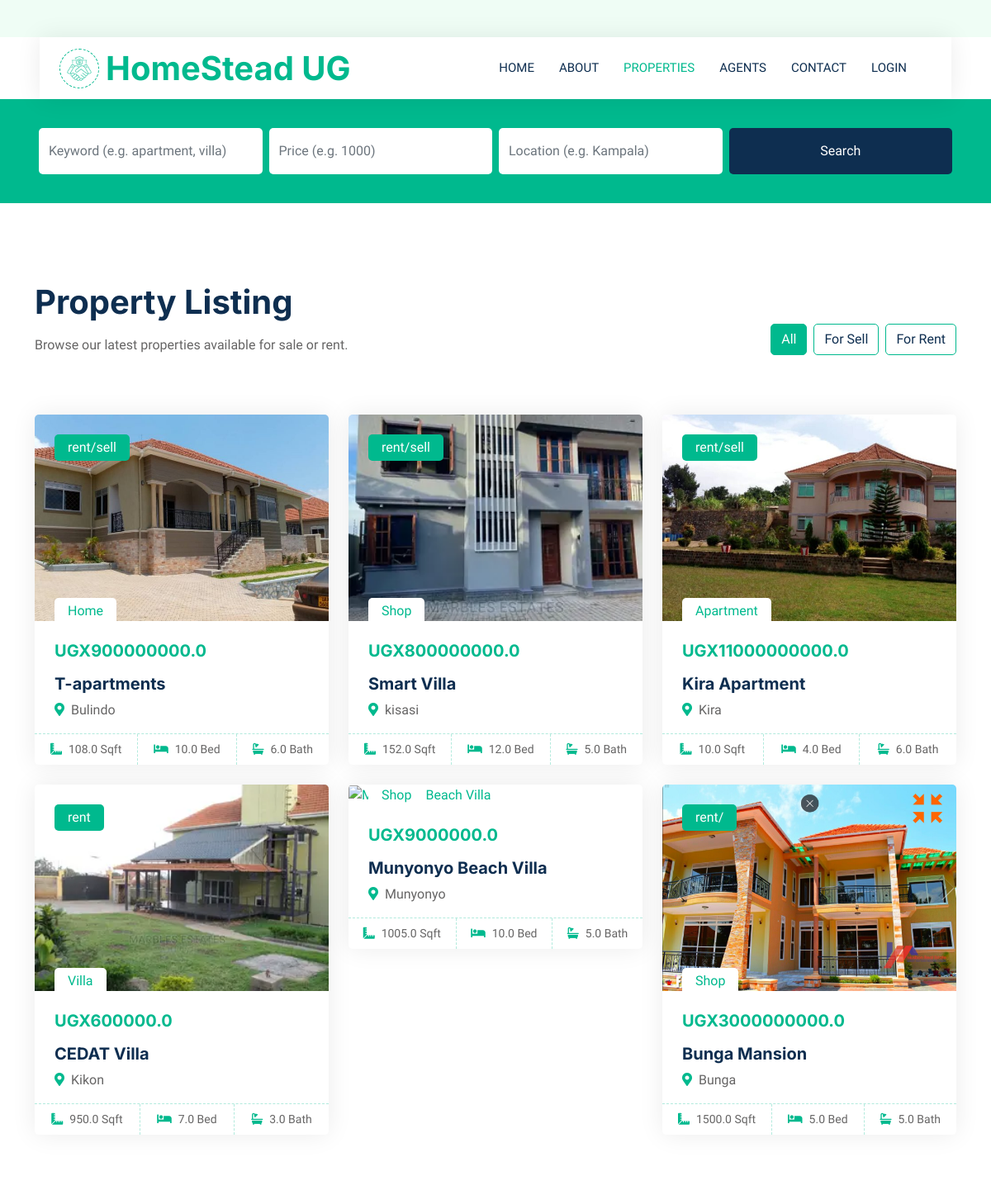
/listings/ (upper part), run on an earlier commit of the app's database.
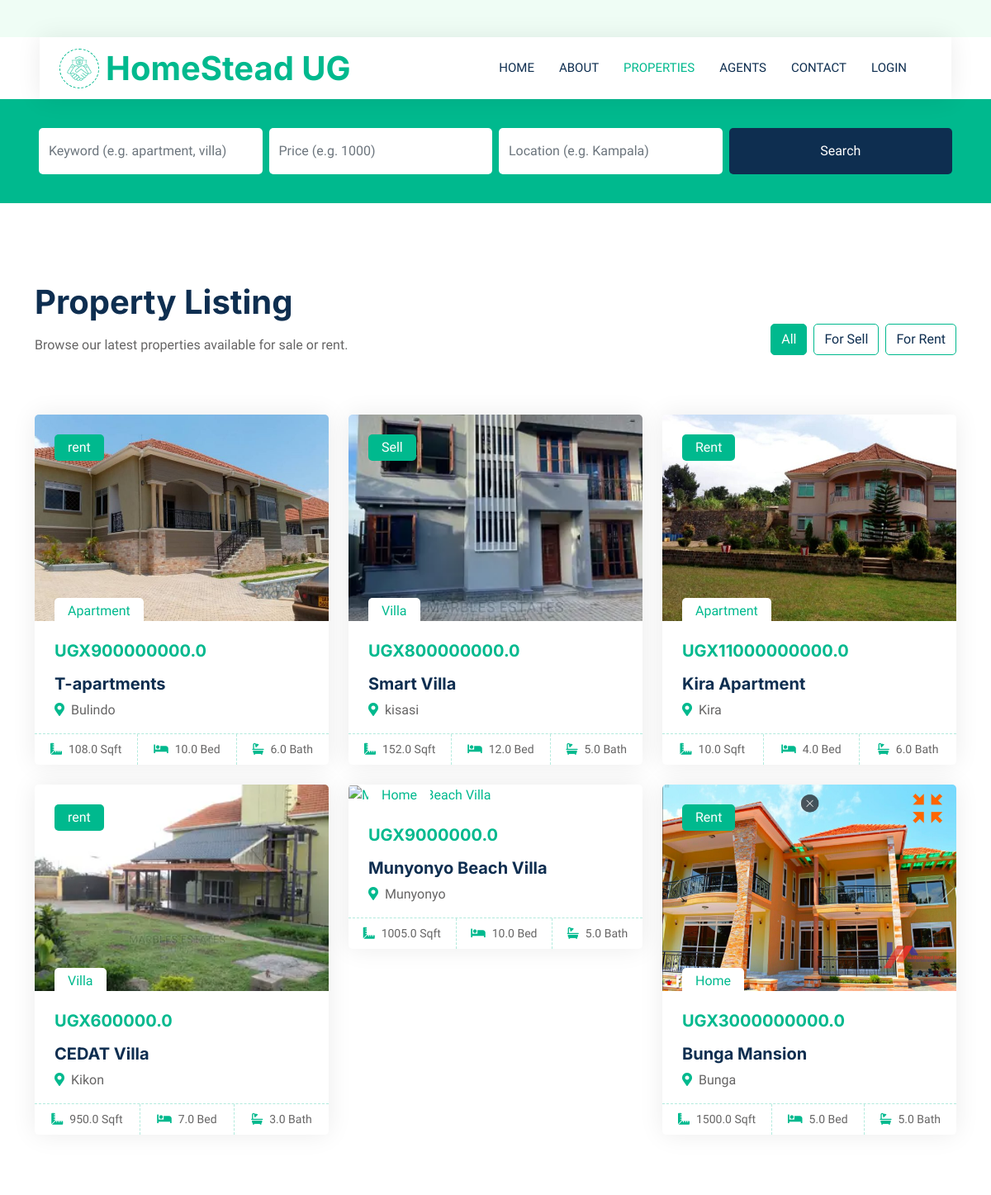
And on a later commit of the database.
### Home/models.py (models this page shows, shortened)
class Property(models.Model):
    name = models.CharField(max_length=100)
    agent = models.ForeignKey(Agent, on_delete=models.CASCADE, null=True)
    price = models.FloatField(null=True)
    type = models.ForeignKey(Type, on_delete=models.CASCADE, default=1)
    picture= models.ImageField(upload_to='uploads/properties/',default=1)
    description = models.TextField(max_length=2000)
    size = models.FloatField(null=True)
    bedrooms = models.FloatField(null=True)
    bathrooms = models.FloatField(null=True)
    location = models.CharField(max_length=100, default='location')
    selrent = models.CharField(max_length=50,default='rent/sell')
    nav_video = models.FileField(
        upload_to="uploads/properties/videos/",
        null=True,
    )

class Type(models.Model):
    name=models.CharField(max_length=50)
    def __str__(self):
         return self.name

### Home/views.py (the view)
# urls.py: path('listings/', views.propertylist, name='listings'),
def propertylist(request):
    all_properties = Property.objects.all().order_by('-id')
    sell_properties = Property.objects.filter(selrent__iexact="Sell").order_by('-id')
    rent_properties = Property.objects.filter(selrent__iexact="Rent").order_by('-id')
    context = {
        "all_properties": all_properties,
        "sell_properties": sell_properties,
        "rent_properties": rent_properties,
    }
    return render(request, "property-list.html", context)

### Home/context_processors.py (called while the page is built)
def is_agent(request):
    if request.user.is_authenticated:
        return {'is_agent': request.user.groups.filter(name="Agents").exists()}
    return {'is_agent': False}

### Home/templates/property-list.html (shortened to what this page needs)
{% extends "main.html" %}
{% load static %}
{% block body %}
<div class="container-xxl py-5">
    <div class="container">
        <div class="row g-0 gx-5 align-items-end mb-4">
            <div class="col-lg-6">
                <div class="text-start mx-auto mb-5">
                    <h1 class="mb-3">Property Listing</h1>
                    <p>Browse our latest properties available for sale or rent.</p>
                </div>
            </div>
            <div class="col-lg-6 text-lg-end">
                <ul class="nav nav-pills d-inline-flex justify-content-end mb-5">
                    <li class="nav-item me-2">
                        <a class="btn btn-outline-primary active" data-bs-toggle="pill" href="#all">All</a>
                    </li>
                    <li class="nav-item me-2">
                        <a class="btn btn-outline-primary" data-bs-toggle="pill" href="#sell">For Sell</a>
                    </li>
                    <li class="nav-item me-0">
                        <a class="btn btn-outline-primary" data-bs-toggle="pill" href="#rent">For Rent</a>
                    </li>
                </ul>
            </div>
        </div>
        <div class="tab-content">
            <div id="all" class="tab-pane fade show p-0 active">
                <div class="row g-4">
                    {% for property in all_properties %}
                        <div class="col-lg-4 col-md-6 wow fadeInUp" data-wow-delay="{{ forloop.counter0|add:"0.1"|floatformat:1 }}s">
                            <div class="property-item rounded overflow-hidden">
                                <div class="position-relative overflow-hidden">
                                    <a href="{% url 'propertydetail' property.id %}">
                                        <img class="img-fluid"
                                             src="{% if property.picture %}{{ property.picture.url }}{% else %}{% static 'img/property-placeholder.jpg' %}{% endif %}"
                                             alt="{{ property.name }}"  style="width: 100%; height: 250px; object-fit: cover; " >
                                    </a>
                                    <div class="bg-primary rounded text-white position-absolute start-0 top-0 m-4 py-1 px-3">
                                        {{ property.selrent }}
                                    </div>
                                    <div class="bg-white rounded-top text-primary position-absolute start-0 bottom-0 mx-4 pt-1 px-3">
                                        {{ property.type }}
                                    </div>
                                </div>
                                <div class="p-4 pb-0">
                                    <h5 class="text-primary mb-3">UGX{{ property.price }}</h5>
                                    <a class="d-block h5 mb-2" href="{% url 'propertydetail' property.id %}">{{ property.name }}</a>
                                    <p><i class="fa fa-map-marker-alt text-primary me-2"></i>{{ property.location }}</p>
                                </div>
                                <div class="d-flex border-top">
                                    <small class="flex-fill text-center border-end py-2">
                                        <i class="fa fa-ruler-combined text-primary me-2"></i>{{ property.size }} Sqft
                                    </small>
                                    <small class="flex-fill text-center border-end py-2">
                                        <i class="fa fa-bed text-primary me-2"></i>{{ property.bedrooms }} Bed
                                    </small>
                                    <small class="flex-fill text-center py-2">
                                        <i class="fa fa-bath text-primary me-2"></i>{{ property.bathrooms }} Bath
                                    </small>
                                </div>
                            </div>
                        </div>
                    {% empty %}
                        <p>No properties found.</p>
                    {% endfor %}
                </div>
            </div>
        </div>
    </div>
</div>
{% endblock body %}

### Home/templates/main.html (shortened to what this page needs)
{% load static %}
<!DOCTYPE html>
<html lang="en">
<head>
    <link href="https://cdnjs.cloudflare.com/ajax/libs/font-awesome/5.10.0/css/all.min.css" rel="stylesheet">
    <link href="https://cdn.jsdelivr.net/npm/bootstrap-icons@1.4.1/font/bootstrap-icons.css" rel="stylesheet">
    <link href="{% static 'lib/animate/animate.min.css' %}" rel="stylesheet">
    <link href="{% static 'lib/owlcarousel/assets/owl.carousel.min.css'%}" rel="stylesheet">
    <link href="{% static 'css/bootstrap.min.css'%}" rel="stylesheet">
    <link href="{% static 'css/style.css' %}" rel="stylesheet">
    <link href="https://cdnjs.cloudflare.com/ajax/libs/lightbox2/2.11.3/css/lightbox.min.css" rel="stylesheet">
</head>
<body>
    <div class="container-xxl bg-white p-0">
<div class="container-fluid nav-bar bg-transparent">
    <nav class="navbar navbar-expand-lg bg-white navbar-light py-0 px-4">
        <a href="{% url 'home' %}" class="navbar-brand d-flex align-items-center text-center">
            <div class="icon p-2 me-2">
                <img class="img-fluid" src="{% static 'img/icon-deal.png' %}" alt="Icon" style="width: 30px; height: 30px;">
            </div>
            <h1 class="m-0 text-primary">HomeStead UG</h1>
        </a>
        <div class="collapse navbar-collapse" id="navbarCollapse">
            <div class="navbar-nav ms-auto">
                <a href="{% url 'home' %}" class="nav-item nav-link {% if request.resolver_match.url_name == 'home' %}active{% endif %}">Home</a>
                <a href="{% url 'about' %}" class="nav-item nav-link {% if request.resolver_match.url_name == 'about' %}active{% endif %}">About</a>
                <a href="{% url 'listings' %}" class="nav-item nav-link {% if request.resolver_match.url_name == 'listings' %}active{% endif %}">Properties</a>
                <a href="{% url 'agents' %}" class="nav-item nav-link {% if request.resolver_match.url_name == 'agents' %}active{% endif %}">Agents</a>
                <a href="{% url 'contact' %}" class="nav-item nav-link {% if request.resolver_match.url_name == 'contact' %}active{% endif %}">Contact</a>
                {% if user.is_authenticated %}
                    <li class="nav-item nav-link">
                        <form action="{% url 'logout' %}" method="post" style="display: inline;">
                            {% csrf_token %}
                            <a href="javascript:;" onclick="parentNode.submit();" >logout</a>
                        </form>
                    </li>
                {% else %}
                    <a href="{% url 'login' %}" class="nav-item nav-link {% if request.resolver_match.url_name == 'clientlogin' %}active{% endif %}">Login</a>
                {% endif %}
            </div>
        </div>
    </nav>
</div>
<div class="container-fluid bg-primary mb-5 wow fadeIn" data-wow-delay="0.1s" style="padding: 35px;">
    <div class="container">
        <form method="GET" action="{% url 'search' %}">
            <div class="row g-2">
                <div class="col-md-3">
                    <input type="text" name="keyword" class="form-control border-0 py-3" placeholder="Keyword (e.g. apartment, villa)">
                </div>
                <div class="col-md-3">
                    <input type="text" name="price" class="form-control border-0 py-3" placeholder="Price (e.g. 1000)">
                </div>
                <div class="col-md-3">
                    <input type="text" name="location" class="form-control border-0 py-3" placeholder="Location (e.g. Kampala)">
                </div>
                <div class="col-md-3">
                    <button type="submit" class="btn btn-dark border-0 w-100 py-3">Search</button>
                </div>
            </div>
        </form>
    </div>
</div>
            {% block body%}
            {% endblock body%}
    </div>
</body>
</html>

### static/css/style.css (style rules this page uses)
:root { --primary: #00B98E; --secondary: #FF6922; --light: #EFFDF5; --dark: #0E2E50; }
.btn { transition: .5s; }
.nav-bar { position: relative; margin-top: 45px; padding: 0 3rem; transition: .5s; z-index: 9999; }
.navbar { box-shadow: 0 0 30px rgba(0, 0, 0, .08); }
.navbar-light .navbar-nav .nav-link { margin-right: 30px; padding: 25px 0; color: #FFFFFF; font-size: 15px; text-transform: uppercase; outline: none; }
.navbar-light .navbar-nav .nav-link:hover, .navbar-light .navbar-nav .nav-link.active { color: var(--primary); }
.navbar-light .navbar-brand { height: 75px; }
.navbar-light .navbar-nav .nav-link { color: var(--dark); font-weight: 500; }
.icon { padding: 15px; display: inline-flex; align-items: center; justify-content: center; background: #FFFFFF !important; border-radius: 50px; border: 1px dashed var(--primary) !important; }
.nav-pills .nav-item .btn { color: var(--dark); }
.nav-pills .nav-item .btn:hover, .nav-pills .nav-item .btn.active { color: #FFFFFF; }
.property-item { box-shadow: 0 0 30px rgba(0, 0, 0, .08); }
.property-item img { transition: .5s; }
.property-item .border-top { border-top: 1px dashed rgba(0, 185, 142, .3) !important; }
.property-item .border-end { border-right: 1px dashed rgba(0, 185, 142, .3) !important; }

What changed in the data, as far as the page shows it:
changed Property "T-apartments": selrent "rent/sell" → "rent"; type "Home" → "Apartment"
changed Property "Smart Villa": selrent "rent/sell" → "Sell"; type "Shop" → "Villa"
changed Property "Kira Apartment": selrent "rent/sell" → "Rent"
changed Property "Munyonyo Beach Villa": type "Shop" → "Home"
changed Property "Bunga Mansion": selrent "rent/" → "Rent"; type "Shop" → "Home"
